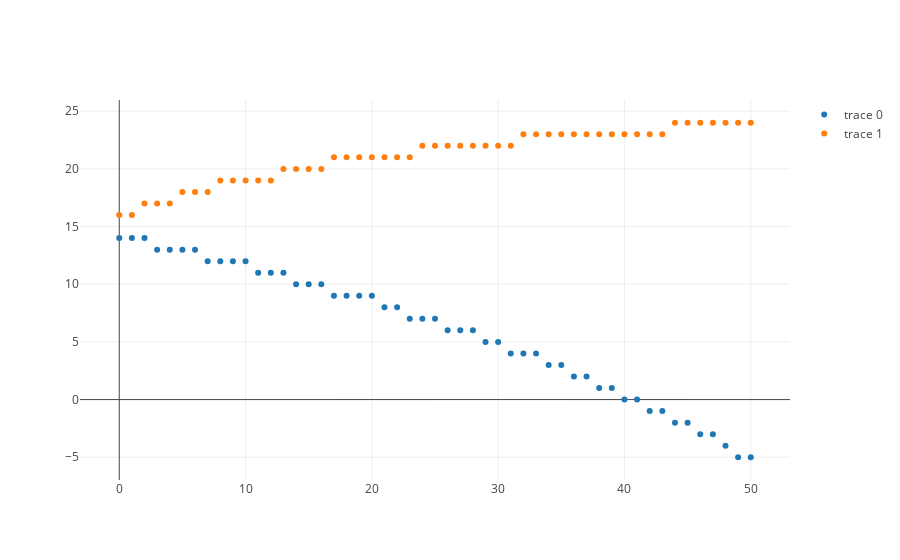

This figure's notebook cell:
### Code cell
my_workplace.plot_skills(my_workplace.agents[1])

### Figure 1 — Plotly figure (JSON) as saved in the notebook; plotly's stock layout.template omitted (floating-point values rounded to 4 significant figures)
{"data": [{"mode": "markers", "type": "scatter", "uid": "fadc429f-9e07-467e-9d6d-ec4a9205f976", "x": [0, 1, 2, 3, 4, 5, 6, 7, 8, 9, 10, 11, 12, 13, 14, 15, 16, 17, 18, 19, 20, 21, 22, 23, 24, 25, 26, 27, 28, 29, 30, 31, 32, 33, 34, 35, 36, 37, 38, 39, 40, 41, 42, 43, 44, 45, 46, 47, 48, 49, 50], "y": [14, 14, 14, 13, 13, 13, 13, 12, 12, 12, 12, 11, 11, 11, 10, 10, 10, 9, 9, 9, 9, 8, 8, 7, 7, 7, 6, 6, 6, 5, 5, 4, 4, 4, 3, 3, 2, 2, 1, 1, 0, 0, -1, -1, -2, -2, -3, -3, -4, -5, -5]}, {"mode": "markers", "type": "scatter", "uid": "d1700a46-1307-4dfd-84d5-8af50e2614e9", "x": [0, 1, 2, 3, 4, 5, 6, 7, 8, 9, 10, 11, 12, 13, 14, 15, 16, 17, 18, 19, 20, 21, 22, 23, 24, 25, 26, 27, 28, 29, 30, 31, 32, 33, 34, 35, 36, 37, 38, 39, 40, 41, 42, 43, 44, 45, 46, 47, 48, 49, 50], "y": [16, 16, 17, 17, 17, 18, 18, 18, 19, 19, 19, 19, 19, 20, 20, 20, 20, 21, 21, 21, 21, 21, 21, 21, 22, 22, 22, 22, 22, 22, 22, 22, 23, 23, 23, 23, 23, 23, 23, 23, 23, 23, 23, 23, 24, 24, 24, 24, 24, 24, 24]}], "layout": {}}
